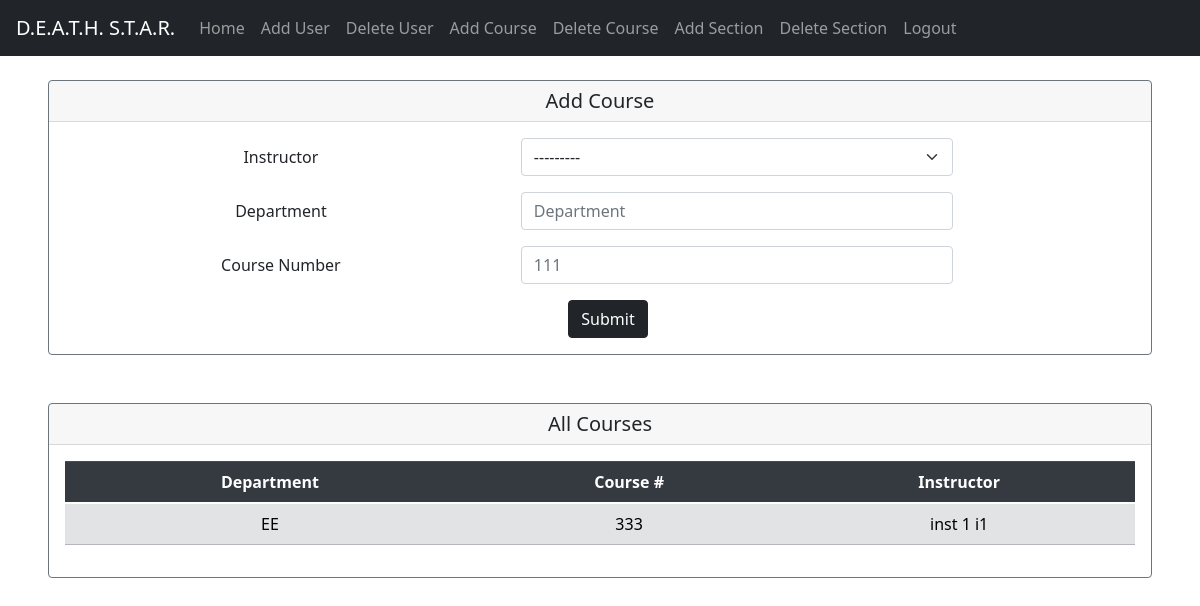
The app's page /courses/ (signed in) with its own data.
### CS351_Project/models.py (models this page shows, shortened)
class Course(models.Model):
    instructor = models.ForeignKey(Instructor, on_delete=models.CASCADE, null=True)
    department = models.CharField(max_length=20)
    course_num = models.CharField(max_length=3)

class Instructor(models.Model):
    user = models.OneToOneField(User, on_delete=models.CASCADE, primary_key=True)
    phone_number = models.CharField(max_length=20, default="", blank=True)
    office_hour = models.CharField(max_length=20, default="", blank=True)
    office_number = models.CharField(max_length=20, default="", blank=True)
    office_location = models.CharField(max_length=20, default="", blank=True)
    def __str__(self):
        return self.user.first_name + " " + self.user.last_name

### CS351_Project/views.py (the view, shortened to what this page needs)
# urls.py: path('courses/', Courses.as_view()),
@method_decorator(decorators, name='get')
class Courses(View):
    def get(self, request):
        if not request.user.is_superuser:
            return redirect("/home/")
        form = CoursesForm()
        courses = Course.objects.all()
        return render(request, 'courses.html', {"form": form, "courses": courses})

### CS351_Project/forms.py
class CoursesForm(forms.Form):
    instructor = forms.ModelChoiceField(queryset=Instructor.objects.all(),
                                        widget=forms.Select(attrs={'class': 'form-select', })
                                        )
    department = forms.CharField(max_length=20,
                                 widget=forms.TextInput(
                                     attrs={
                                         'class': 'form-control',
                                         'placeholder': 'Department',
                                     }
                                 )
                                 )
    course_number = forms.CharField(max_length=3,
                                    widget=forms.TextInput(
                                        attrs={
                                            'class': 'form-control',
                                            'placeholder': '111',
                                        }
                                    )
                                    )

### templates/courses.html (shortened to what this page needs)
{% extends 'base.html' %}
{% block content %}
    <head>
        <link href="https://cdn.jsdelivr.net/npm/bootstrap@5.0.0-beta1/dist/css/bootstrap.min.css"
              rel="stylesheet">
    </head>
    <div class="card border-secondary text-center mr-5 ml-5">
        <h5 class="card-header">Add Course</h5>
        <div class="card-body">
            <form method="post">
                <div class="form-group row pad">
                    <label for="id_office_hours" class="col-sm-5 col-form-label">Instructor</label>
                    <div class="col-sm-5">
                        <div class="md-form mt-0">
                            {{ form.instructor}}
                        </div>
                    </div>
                </div>
                <div class="form-group row pad">
                    <label for="id_department" class="col-sm-5 col-form-label">Department</label>
                    <div class="col-sm-5">
                        <div class="md-form mt-0">
                            {{ form.department }}
                        </div>
                    </div>
                </div>
                <div class="form-group row pad">
                    <label for="id_course_number" class="col-sm-5 col-form-label">Course Number</label>
                    <div class="col-sm-5">
                        <div class="md-form mt-0">
                            {{ form.course_number}}
                        </div>
                    </div>
                </div>
                <div class="col text-center">
                    <input class="btn btn-dark ml-3" type="submit", name="addCourse">
                </div>
            </form>
        </div>
    </div>
    <br>
    <br>
    <div class="card border-secondary text-center mr-5 ml-5">
        <h5 class="card-header">All Courses</h5>
        <div class="card-body">
                <table class="table table-hover">
                    <thead class="thead-dark">
                        <tr>
                            <th scope="col">Department</th>
                            <th scope="col">Course #</th>
                            <th scope="col">Instructor</th>
                        </tr>
                    </thead>
                    <tbody>
                        {% for i in courses %}
                            <tr class="table-secondary">
                                <td>{{ i.department }}</td>
                                <td>{{ i.course_num }}</td>
                                <td>{{ i.instructor }}</td>
                            </tr>
                        {% endfor %}
                    </tbody>
                </table>
        </div>
    </div>
{% endblock %}

### records on screen
Course: department "EE", course_num "333", instructor "inst 1 i1"
